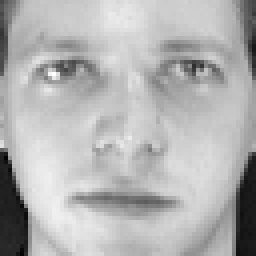
#> input picture olivetti_PNG_master/images/image-0.png, 64 x 64 px (shown 4 times larger); its folder holds 5 pictures in this run
$ jupyter execute --allow-errors task1_new.ipynb
#> lines starting #> are read from the running program, lines starting #| are printed output that depends on the picture
LETTURA DI TUTTI I NOMI DI IMMAGINI NELLA CARTELLA ./olivetti_PNG_master/images/

https://stackoverflow.com/questions/22496596/how-does-one-insert-a-key-value-pair-into-a-python-list

Link utile per creare una lista di chiave valore

[cell 1]
from PIL import Image
from numpy import asarray
import numpy as np
from scipy.stats import skew

# load and display an image with Matplotlib
from matplotlib import image
from matplotlib import pyplot

[cell 2]
# funzione che calcola il decrittore specificato per l'immagine data in input
# parametri:
    # imageID: nome del file dell'immagine
    # modelName: nome del descrittore che vogliamo calcolare

def ottieniDescrittore(imageID, modelName):
    match modelName:
        case 'ColorMoments':
            # apriamo l'immagine
            image = Image.open('./olivetti_PNG_master/images/' + imageID)

            # convertiamo l'immagine in un numpy array
            data = asarray(image)
            # print(data)
            arrayOf64LittleImages = getArrayOf64LittleImages(data)

            return getColorMoments(arrayOf64LittleImages)

        case 'LBP':
            return getLBPdescriptor(imageID)

        case 'HOG':
            return getHOGfeatures(imageID)

        case _:
            return "Errore, inserire un descrittore corretto"

# funzione che calcola i color moments (mean, std e skewness) per l'immagine data in input
# parametri:
    # arrayOf64LittleImages: array contenente 64 matrici (ogni matrice corrisponde ad una mattonella)

# [78 lines left out: functions getColorMoments, getArrayOf64LittleImages, not called in this run]

#> (a cell that did not finish here is left out)


Spiegazione HOG computation: https://www.youtube.com/watch?v=28xk5i1_7Zc

[cell 4]
#importing required libraries
from skimage.io import imread
from skimage.transform import resize
from skimage.feature import hog
from skimage import exposure
import matplotlib.pyplot as plt

def getHOGfeatures(imageID):

    # reading the image
    img = imread('./olivetti_PNG_master/images/' + imageID, 0)
    # plt.axis("off")
    # plt.imshow(img, cmap='gray')
    # print(img.shape)

    # resizing image
    resized_img = resize(img, (128*1, 64*1))    #TODO: capire bene perchè qua su un tutorial scriveva 128 x 4 e 64 x 4
    # plt.axis("off")
    # plt.imshow(resized_img, cmap='gray')
    # print(resized_img.shape)

    #creating hog features
    fd, hog_image = hog(resized_img, orientations=9, pixels_per_cell=(8, 8),
                        cells_per_block=(2, 2), visualize=True)

    #fd è di lunghezz 3780

    #fig, (ax1, ax2) = plt.subplots(1, 2, figsize=(8, 4), sharex=True, sharey=True)

    # ax1.axis('off')
    # ax1.imshow(resized_img, cmap=plt.cm.gray)
    # ax1.set_title('Input image')

    # Rescale histogram for better display
    hog_image_rescaled = exposure.rescale_intensity(hog_image, in_range=(0, 10))

    # [4 lines of commented-out code are left out]

    print(fd)
    #print(len(fd))

    return fd

#> (a cell that did not finish here is left out)


[cell 6]
# [22 lines of commented-out code are left out]

[cell 7]
#https://www.geeksforgeeks.org/create-local-binary-pattern-of-an-image-using-opencv-python/

import cv2
import numpy as np
from matplotlib import pyplot as plt


def get_pixel(img, center, x, y):

    new_value = 0

    try:
        # If local neighbourhood pixel
        # value is greater than or equal
        # to center pixel values then
        # set it to 1
        if img[x][y] >= center:
            new_value = 1

    except:
        # Exception is required when
        # neighbourhood value of a center
        # pixel value is null i.e. values
        # present at boundaries.
        pass

    return new_value

# Function for calculating LBP
def lbp_calculated_pixel(img, x, y):

    # pixel che considero come "centro"
    center = img[x][y]

    val_ar = []

    # top_left
    val_ar.append(get_pixel(img, center, x-1, y-1))

    # top
    val_ar.append(get_pixel(img, center, x-1, y))

    # top_right
    val_ar.append(get_pixel(img, center, x-1, y + 1))

    # right
    val_ar.append(get_pixel(img, center, x, y + 1))

    # bottom_right
    val_ar.append(get_pixel(img, center, x + 1, y + 1))

    # bottom
    val_ar.append(get_pixel(img, center, x + 1, y))

    # bottom_left
    val_ar.append(get_pixel(img, center, x + 1, y-1))

    # left
    val_ar.append(get_pixel(img, center, x, y-1))

    # Now, we need to convert binary
    # values to decimal
    power_val = [1, 2, 4, 8, 16, 32, 64, 128]

    val = 0

    for i in range(len(val_ar)):
        val += val_ar[i] * power_val[i]

    return val

def getLBPdescriptor(imageID):
#> called with imageID = 'image-0.png'
    path = './olivetti_PNG_master/images/' + imageID
#> path = './olivetti_PNG_master/images/image-0.png'
    img_bgr = cv2.imread(path, 1)
#> img_bgr is the input picture: shape (64, 64, 3); min 0, max 255, mean 178.1

    height, width, _ = img_bgr.shape
#> height = 64; width = 64

    # We need to convert RGB image
    # into gray one because gray
    # image has one channel only.
    img_gray = cv2.cvtColor(img_bgr,
                            cv2.COLOR_BGR2GRAY)

    # Create a numpy array as
    # the same height and width
    # of RGB image
    img_lbp = np.zeros((height, width),
                    np.uint8)

    for i in range(0, height):
        for j in range(0, width):
            img_lbp[i, j] = lbp_calculated_pixel(img_gray, i, j)
#> this loop made 64 passes
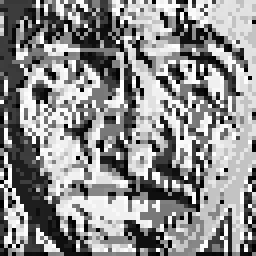
#> img_lbp: shape (64, 64) (shown 4 times larger); min 0, max 255, mean 140.6

    # [9 lines of commented-out code are left out]

    return img_lbp

# [30 lines of commented-out code are left out]

[cell 8]
getLBPdescriptor('image-0.png')

[cell 9]
def getLBPimage(gray_image):
    '''
    == Input ==
    gray_image  : color image of shape (height, width)

    == Output ==
    imgLBP : LBP converted image of the same shape as
    '''

    ### Step 0: Step 0: Convert an image to grayscale
    #gray_image = cv2.cvtColor(image, cv2.COLOR_BGR2GRAY)

    gray_image = cv2.cvtColor(img_bgr,
                        cv2.COLOR_BGR2GRAY)

    imgLBP = np.zeros_like(gray_image)

    print(gray_image.shape)

    neighboor = 3
    for ih in range(0,gray_image.shape[0] - neighboor):
        for iw in range(0,gray_image.shape[1] - neighboor):
            ### Step 1: 3 by 3 pixel
            img          = gray_image[ih:ih+neighboor,iw:iw+neighboor]

            # [10 lines of commented-out code are left out]

            center       = img[1,1]
            img01        = (img >= center)*1.0  # matrice di 9 pixel che contiene 1 se il valore del pixel è maggiore del valore di center

            # TODO: decidere se rimuovere questo vettore -> non lo usiamo più
            img01_vector = img01.T.flatten()

            print(img)
            print(img01)
            print(img01_vector)

            vector =  [0] * 8 # inizializzo un vettore con 8 zeri

            vector[0] = img01[0][0]
            vector[1] = img01[0][1]
            vector[2] = img01[0][2]
            vector[3] = img01[1][2]
            vector[4] = img01[2][2]
            vector[5] = img01[2][1]
            vector[6] = img01[2][0]
            vector[7] = img01[1][0]

            print("IL NOSTRO VETTORE")
            print(vector)

            # TODO: decidere se rimuovere questo vettore -> non lo usiamo più
            # it is ok to order counterclock manner
            # img01_vector = img01.flatten()
            ### Step 2: **Binary operation**:
            img01_vector = np.delete(img01_vector,4)

            # print("DOPO")
            # print(img01_vector)

            ### Step 3: Decimal: Convert the binary operated values to a digit.
            where_img01_vector = np.where(vector)[0]

            print("where_img01_vector")
            print(where_img01_vector)

            if len(where_img01_vector) >= 1:
                num = np.sum(2**where_img01_vector)
            else:
                num = 0
            imgLBP[ih+1,iw+1] = num

            print("NUM")
            print(num)

    return(imgLBP)

[cell 10]
path = './olivetti_PNG_master/images/image-0.png'
img_bgr = cv2.imread(path, 1)

height, width, _ = img_bgr.shape

# We need to convert RGB image
# into gray one because gray
# image has one channel only.
img_gray = cv2.cvtColor(img_bgr,
                        cv2.COLOR_BGR2GRAY)

# Create a numpy array as
# the same height and width
# of RGB image
img_lbp = np.zeros((height, width),
                   np.uint8)

for i in range(0, height):
    for j in range(0, width):
        img_lbp[i, j] = lbp_calculated_pixel(img_gray, i, j)

plt.imshow(img_bgr)
plt.show()

plt.imshow(img_lbp, cmap ="gray")
plt.show()

print(img_lbp)
#> (printed output is left out)

print("LBP Program is finished")

[cell 11]
import cv2, os

# dir_images = "LBPdata/"
# imgs = os.listdir(dir_images)
#for imgnm in imgs:

path = './olivetti_PNG_master/images/image-0.png'
img_bgr = cv2.imread(path, 1)

gray_image = cv2.cvtColor(img_bgr,
                        cv2.COLOR_BGR2GRAY)

imgLBP    = getLBPimage(img_bgr)
#| (64, 64)
#> after the loop in getLBPimage, `for ih in range(0,gray_image.shape[0] - neighboor):`:
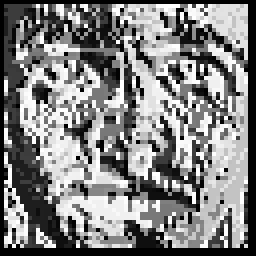
#> imgLBP: shape (64, 64) (shown 4 times larger); min 0, max 255, mean 128.9

vecimgLBP = imgLBP.flatten()

fig = plt.figure(figsize=(20,8))
ax  = fig.add_subplot(1,3,1)
ax.imshow(gray_image)
ax.set_title("gray scale image")
ax  = fig.add_subplot(1,3,2)
ax.imshow(imgLBP,cmap="gray")
ax.set_title("LBP converted image")
ax  = fig.add_subplot(1,3,3)
freq,lbp, _ = ax.hist(vecimgLBP,bins=2**8)
ax.set_ylim(0,500)
lbp = lbp[:-1]
## print the LBP values when frequencies are high
largeTF = freq > 5000
for x, fr in zip(lbp[largeTF],freq[largeTF]):
    ax.text(x,fr, "{:6.0f}".format(x),color="magenta")
#> this loop made 0 passes
ax.set_title("LBP histogram")
plt.show()
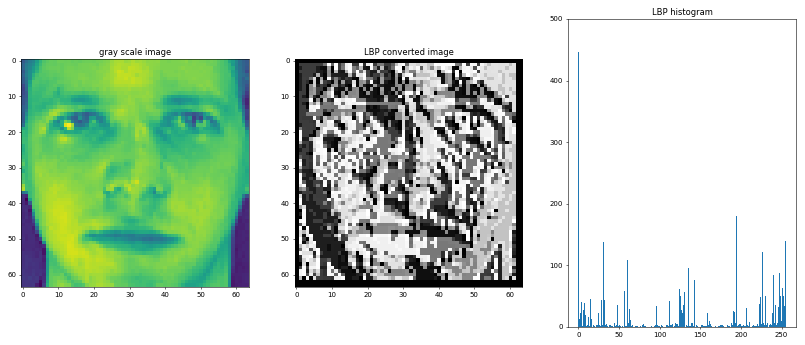
#> figure drawn by matplotlib, 3 panels; panel 3: tallest bar 447 high, from x = 0 to 0.996
